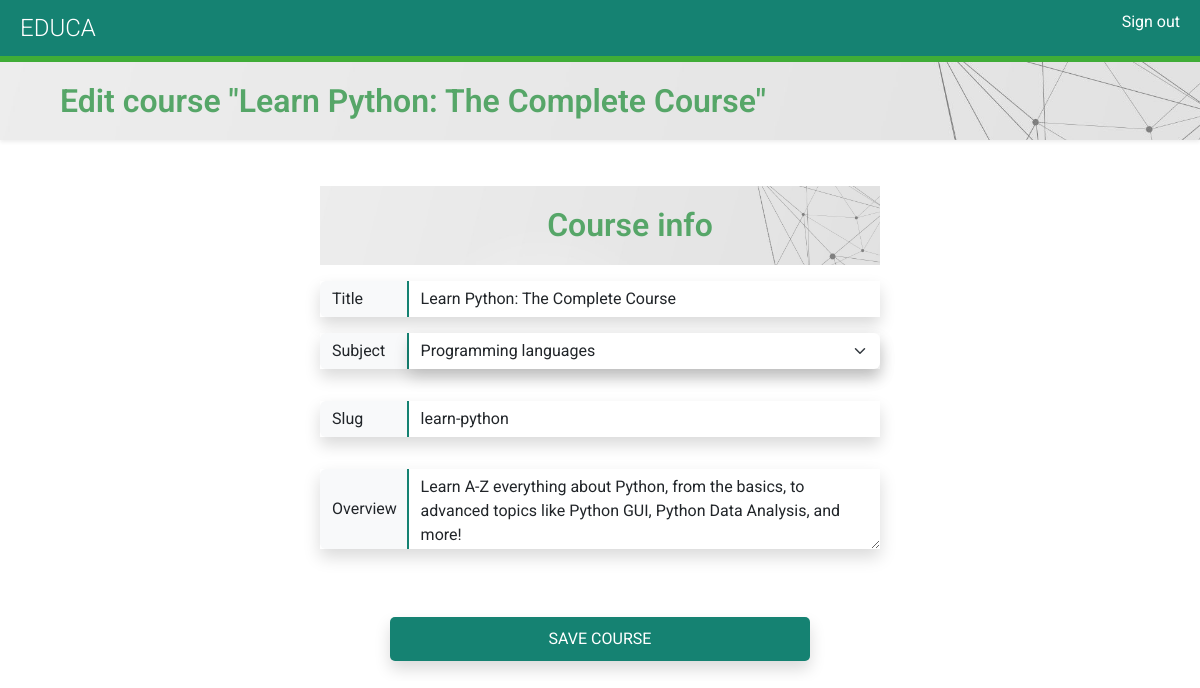
The app's page /course/2/edit/ (signed in) with its own data.
### courses/models.py (models this page shows, shortened)
class Course(models.Model):
    owner = models.ForeignKey(User,
                              related_name='courses_created',
                              on_delete=models.CASCADE)
    subject = models.ForeignKey(Subject,
                                related_name='courses',
                                on_delete=models.CASCADE)
    title = models.CharField(max_length=200)
    slug = models.SlugField(max_length=200, unique=True)
    overview = models.TextField()
    created = models.DateTimeField(auto_now_add=True)
    students = models.ManyToManyField(User,
                                      related_name='courses_joined',
                                      blank=True)
    class Meta:
        ordering = ['-created']

### courses/views.py (the view)
class CourseUpdateView(OwnerCourseEditMixin, UpdateView):
    permission_required = 'courses.change_course'

### courses/models.py (called while the page is built)
    def __str__(self):
        return self.title

### courses/views.py (called while the page is built)
    def get_queryset(self):
        qs = super().get_queryset()
        return qs.filter(owner=self.request.user)

### courses/templates/courses/manage/course/form.html (shortened to what this page needs)
{% extends "base.html" %} {% load widget_tweaks %}  {% block content %}
<h2 class="shadow-sm">
  {% if object %} Edit course "{{ object.title }}" {% else %} Create a new
  course {% endif %}
</h2>
<div class="row">
  <div class="module col-4 mx-auto">
    <h2 class="text-center my-3">Course info</h2>
    <form method="post" class="d-grid">
      <div class="input-group mb-3 shadow">
        <span class="input-group-text border-0" >Title</span>
        {{ form.title.errors }} {{ form.title | add_class:"form-control border-0" }}
      </div>
      <div>
        <form method="post" class="d-grid">{% csrf_token %}
          <div class="input-group mb-3 shadow">
            <span class="input-group-text border-0" >Subject</span>
      {{ form.subject.errors }} {{ form.subject | add_class:"form-select shadow h-100 border-0" }}
    </div>
    </div>
    <div class="input-group my-3 shadow">
      <span class="input-group-text border-0" >Slug</span>
      {{ form.slug.errors }} {{ form.slug | add_class:"form-control border-0" }}
    </div>
    <div>
  <div class="input-group mt-3 shadow">
      <span class="input-group-text border-0 ">Overview</span>
      {{ form.overview.errors }} {{ form.overview | add_class:"form-control border-0" }}
      </div>
      <p class="w-100 d-flex mt-5"><input type="submit" class="shadow w-75 mx-auto" value="Save course" /></p>
    </form>
  </div>
</div>
{% endblock %}

### courses/static/css/base.css (style rules this page uses)
body { margin: 0; font-family: "Roboto", sans-serif; font-weight: 400; color: #333; min-height: fit-content; }
h2, h2, h3, h4, h5, h6 { font-family: "Roboto", sans-serif; font-weight: 300; }
.row { margin: 0px !important; }
h2 { background-image: url("/static/bg.png") !important; background-size: cover; width: 100%; overflow: auto; padding: 20px 0 20px 60px; margin: 0; margin-bottom: 20px; font-weight: 550; color: #56a668; }
.module { padding: 10px 20px; float: left; width: 600px; }
.module p { margin: 10px 0 20px; width: 100%; float: left; }
form p { overflow: auto; }
input, select, textarea { border: 1px solid #ccc; border-bottom: 3px solid #ccc; padding: 8px 12px; font-size: 16px; font-family: "Roboto", sans-serif; float: left; clear: both; width: 400px; }
textarea { height: 80px; }
select { width: 324px; height: 20px !important; }
input[type="submit"], a.button { border-radius: 5px; background: #158272; color: #fff; font-size: 16px; text-transform: uppercase; border: none; padding: 10px 20px; margin: 20px 0; }
.input-group-text { width: 16%; border-right: 3px solid #158272 !important; }

### records on screen
Course: title "Learn Python: The Complete Course", subject "Programming languages", slug "learn-python", overview "Learn A-Z everything about Python, from the basics, to advanced topics like Python GUI, Python Data Analysis, and more!"
